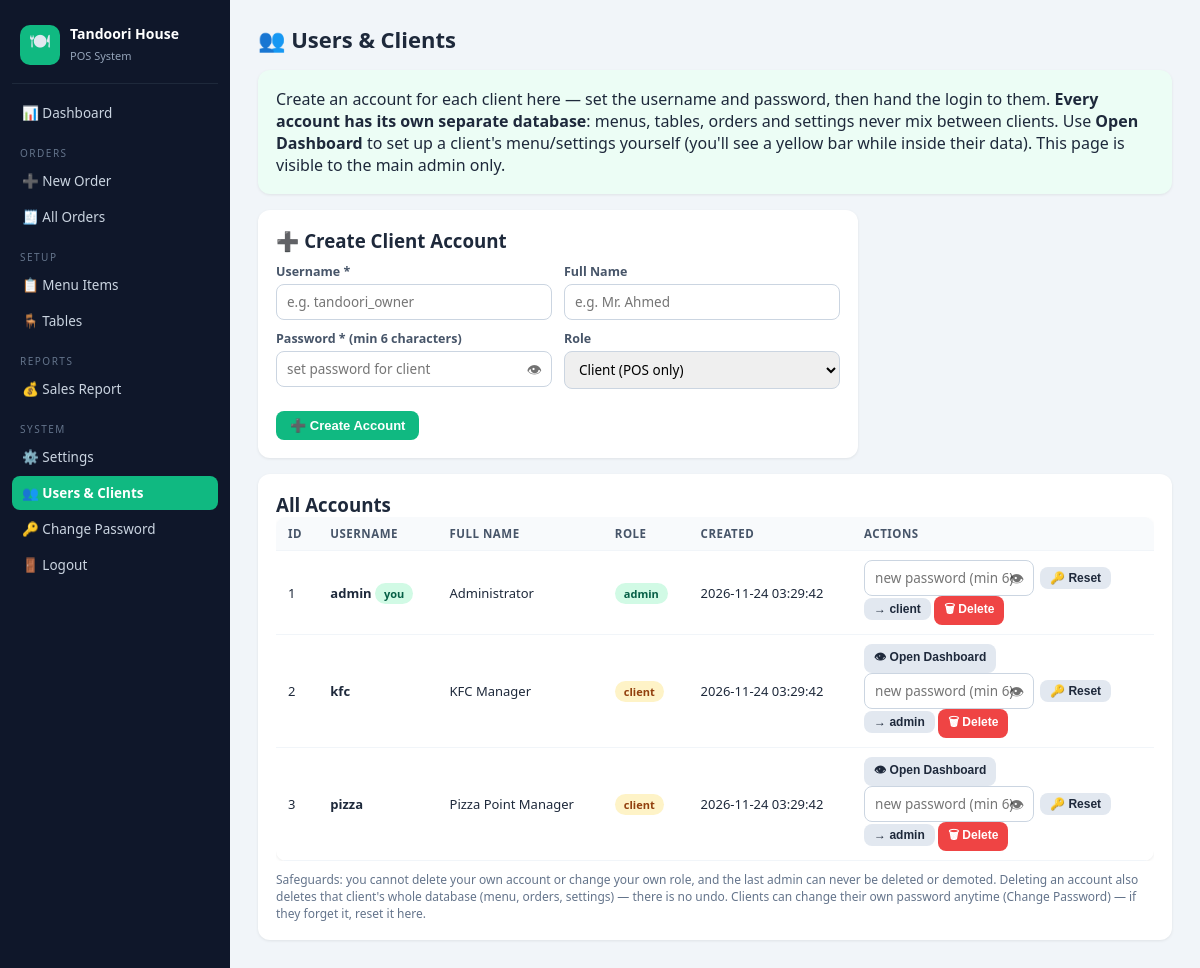
The app's page /users (signed in) with its own data.
### tables this page shows
CREATE TABLE users (
    id            INTEGER PRIMARY KEY AUTOINCREMENT,
    username      TEXT NOT NULL UNIQUE,
    password_hash TEXT NOT NULL,
    full_name     TEXT NOT NULL DEFAULT '',
    role          TEXT NOT NULL DEFAULT 'user' CHECK (role IN ('user', 'admin')),
    created_at    TEXT NOT NULL DEFAULT (datetime('now', 'localtime'))
);

### app.py (the view)
@app.route('/users')
@admin_required
def users_page():
    conn = users_db()
    try:
        users = conn.execute('SELECT * FROM users ORDER BY id').fetchall()
    finally:
        conn.close()
    return render_template('users.html', users=users)

### app.py (called while the page is built)
def tenant_path(uid):
    return os.path.join(TENANT_DIR, f'u{uid}.db')

def users_db():
    conn = sqlite3.connect(DB_PATH, timeout=10)
    conn.row_factory = sqlite3.Row
    conn.execute('PRAGMA busy_timeout = 8000')
    return conn

def get_db():
    uid = session.get('tenant_uid')
    path = tenant_path(uid) if uid else DB_PATH
    conn = sqlite3.connect(path, timeout=10)
    conn.row_factory = sqlite3.Row
    conn.execute('PRAGMA foreign_keys = ON')
    conn.execute('PRAGMA busy_timeout = 8000')  # gunicorn multi-worker lock race avoid
    return conn

@contextmanager
def db():
    conn = get_db()
    try:
        yield conn
    except BaseException:
        try:
            conn.rollback()
        except sqlite3.Error:
            pass
        raise
    else:
        try:
            conn.commit()
        except sqlite3.Error:
            conn.rollback()
            raise
    finally:
        conn.close()

def settings_row():
    if 'tenant_uid' not in session:
        return {}
    with db() as conn:
        row = conn.execute('SELECT * FROM restaurant_settings WHERE id = 1').fetchone()
        return dict(row) if row else {}

@app.context_processor
def inject_globals():
    return dict(settings=settings_row(), logged_in='user' in session,
                is_admin='user' in session and session['user'].get('role') == 'admin',
                impersonating=session.get('impersonating', False),
                tenant_name=session.get('tenant_name', ''))

def admin_required(fn):
    from functools import wraps
    @wraps(fn)
    def wrapper(*args, **kwargs):
        if 'user' not in session:
            return redirect(url_for('login', next=request.path))
        if session['user'].get('role') != 'admin':
            abort(403)
        return fn(*args, **kwargs)
    return wrapper

### templates/users.html (shortened to what this page needs)
{% extends 'base.html' %}
{% block content %}
<h1>👥 Users &amp; Clients</h1>
<div class="panel" style="background:#ecfdf5;">
  Create an account for each client here — set the username and password, then hand the login to them.
  <strong>Every account has its own separate database</strong>: menus, tables, orders and settings never mix
  between clients. Use <strong>Open Dashboard</strong> to set up a client's menu/settings yourself
  (you'll see a yellow bar while inside their data). This page is visible to the main admin only.
</div>
<div class="panel" style="max-width:600px;">
  <h3>➕ Create Client Account</h3>
  <form method="post" action="{{ url_for('user_add') }}">
    <div class="form-row" style="display:flex;gap:12px;flex-wrap:wrap;">
      <div style="flex:1;min-width:150px;">
        <label>Username *</label>
        <input type="text" name="username" placeholder="e.g. tandoori_owner" required>
      </div>
      <div style="flex:1;min-width:150px;">
        <label>Full Name</label>
        <input type="text" name="full_name" placeholder="e.g. Mr. Ahmed">
      </div>
    </div>
    <div class="form-row" style="display:flex;gap:12px;flex-wrap:wrap;">
      <div style="flex:1;min-width:150px;">
        <label>Password * (min 6 characters)</label>
        <div class="pw-field">
          <input type="password" name="password" placeholder="set password for client" required>
          <button type="button" class="pw-eye" tabindex="-1" title="Show password">👁</button>
        </div>
      </div>
      <div style="flex:1;min-width:150px;">
        <label>Role</label>
        <select name="role">
          <option value="user" selected>Client (POS only)</option>
        </select>
      </div>
    </div>
    <br>
    <button class="btn btn-primary">➕ Create Account</button>
  </form>
</div>
<div class="panel">
  <h3>All Accounts</h3>
  <div class="table-scroll">
  <table>
    <tr><th>ID</th><th>Username</th><th>Full Name</th><th>Role</th><th>Created</th><th>Actions</th></tr>
    {% for u in users %}
    <tr>
      <td>{{ u.id }}</td>
      <td><strong>{{ u.username }}</strong>{% if u.id == session['user']['id'] %} <span class="badge paid">you</span>{% endif %}</td>
      <td>{{ u.full_name or '—' }}</td>
      <td>
        {% if u.role == 'admin' %}<span class="badge paid">admin</span>
        {% else %}<span class="badge open">client</span>{% endif %}
      </td>
      <td>{{ u.created_at }}</td>
      <td>
        {% if u.id != session['user']['id'] %}
        <form method="post" action="{{ url_for('user_open', uid=u.id) }}" style="display:inline;">
          <button class="btn btn-sm" title="Open this account's dashboard to set it up">👁 Open Dashboard</button>
        </form>
        {% endif %}
        <form method="post" action="{{ url_for('user_password', uid=u.id) }}"
              style="display:flex;gap:6px;align-items:center;flex-wrap:wrap;">
          <div class="pw-field" style="width:170px;">
            <input type="password" name="password" placeholder="new password (min 6)">
            <button type="button" class="pw-eye" tabindex="-1" title="Show password">👁</button>
          </div>
          <button class="btn btn-sm">🔑 Reset</button>
        </form>
        <form method="post" action="{{ url_for('user_role', uid=u.id) }}" style="display:inline;">
          <button class="btn btn-sm" title="Toggle role"
            {% if u.id == session['user']['id'] or (u.role == 'admin' and users|selectattr('role','equalto','admin')|list|length == 1) %}disabled{% endif %}>
            {% if u.role == 'admin' %}→ client{% else %}→ admin{% endif %}
          </button>
        </form>
        <form method="post" action="{{ url_for('user_delete', uid=u.id) }}"
              onsubmit="return confirm('Delete account {{ u.username }}?');" style="display:inline;">
          <button class="btn btn-sm btn-danger"
            {% if u.id == session['user']['id'] or (u.role == 'admin' and users|selectattr('role','equalto','admin')|list|length == 1) %}disabled{% endif %}>🗑 Delete</button>
        </form>
      </td>
    </tr>
    {% else %}
    <tr><td colspan="6" style="color:#64748b;">No accounts yet.</td></tr>
    {% endfor %}
  </table>
  </div>
  <p style="color:#64748b;font-size:12px;margin-top:10px;">
    Safeguards: you cannot delete your own account or change your own role, and the last admin can never be
    deleted or demoted. Deleting an account also deletes that client's whole database (menu, orders, settings) —
    there is no undo. Clients can change their own password anytime (Change Password) — if they forget it, reset it here.
  </p>
</div>
{% endblock %}

### templates/base.html (shortened to what this page needs)
<!DOCTYPE html>
<html lang="en">
<head>
<link rel="stylesheet" href="{{ url_for('static', filename='style.css') }}">
</head>
<body>
<aside class="sidebar" id="sidebar">
  <div class="brand">
    <span class="brand-logo">🍽</span>
    <div class="brand-text">
      <strong>{{ settings.restaurant_name or 'Restaurant POS' }}</strong>
      <small>{% if impersonating %}Viewing: {{ tenant_name }}{% else %}POS System{% endif %}</small>
    </div>
  </div>
  <nav>
    <a href="{{ url_for('dashboard') }}" class="{{ 'active' if request.path == '/' }}">📊 Dashboard</a>
    <div class="nav-group">ORDERS</div>
    <a href="{{ url_for('order_new') }}" class="{{ 'active' if request.path == '/orders/new' }}">➕ New Order</a>
    <a href="{{ url_for('order_list') }}" class="{{ 'active' if request.path == '/orders' }}">🧾 All Orders</a>
    <div class="nav-group">SETUP</div>
    <a href="{{ url_for('menu_page') }}" class="{{ 'active' if request.path == '/menu' }}">📋 Menu Items</a>
    <a href="{{ url_for('tables_page') }}" class="{{ 'active' if request.path == '/tables' }}">🪑 Tables</a>
    <div class="nav-group">REPORTS</div>
    <a href="{{ url_for('sales') }}" class="{{ 'active' if request.path == '/sales' }}">💰 Sales Report</a>
    <div class="nav-group">SYSTEM</div>
    <a href="{{ url_for('settings_page') }}" class="{{ 'active' if request.path == '/settings' }}">⚙️ Settings</a>
    {% if is_admin %}
    <a href="{{ url_for('users_page') }}" class="{{ 'active' if request.path == '/users' }}">👥 Users &amp; Clients</a>
    {% endif %}
    <a href="{{ url_for('password') }}">🔑 Change Password</a>
    <a href="{{ url_for('logout') }}">🚪 Logout</a>
  </nav>
</aside>
<main class="main">
  {% block content %}{% endblock %}
</main>
</body>
</html>

### static/style.css (style rules this page uses)
* { margin: 0; padding: 0; box-sizing: border-box; }
body { font-family: 'Segoe UI', system-ui, sans-serif; background: #f1f5f9; color: #1e293b; display: flex; min-height: 100vh; }
.sidebar { width: 230px; background: #0f172a; color: #e2e8f0; padding: 18px 12px; position: fixed; top: 0; bottom: 0; overflow-y: auto; }
.brand { display: flex; align-items: center; gap: 10px; padding: 6px 8px 18px; border-bottom: 1px solid #1e293b; margin-bottom: 12px; }
.brand-logo { width: 40px; height: 40px; background: #10b981; border-radius: 10px; display: flex; align-items: center; justify-content: center; font-size: 20px; }
.brand-text strong { display: block; font-size: 14px; color: #fff; }
.brand-text small { color: #94a3b8; font-size: 11px; }
.nav-group { font-size: 10px; letter-spacing: 1.5px; color: #64748b; padding: 14px 8px 4px; }
.sidebar nav a { display: block; padding: 8px 10px; border-radius: 8px; color: #cbd5e1; text-decoration: none; font-size: 13.5px; margin-bottom: 2px; }
.sidebar nav a.active { background: #10b981; color: #fff; font-weight: 600; }
.main { margin-left: 230px; padding: 24px 28px; flex: 1; max-width: 1200px; }
h1 { font-size: 22px; margin-bottom: 16px; }
table { width: 100%; border-collapse: collapse; background: #fff; border-radius: 10px; overflow: hidden; box-shadow: 0 1px 3px rgba(0,0,0,.08); }
th, td { padding: 9px 12px; text-align: left; font-size: 13px; border-bottom: 1px solid #f1f5f9; }
th { background: #f8fafc; color: #475569; font-size: 11.5px; text-transform: uppercase; letter-spacing: .5px; }
.btn { display: inline-block; padding: 7px 14px; border-radius: 8px; border: none; cursor: pointer; font-size: 13px; font-weight: 600; text-decoration: none; background: #e2e8f0; color: #1e293b; }
.btn-primary { background: #10b981; color: #fff; }
.btn-danger { background: #ef4444; color: #fff; }
.btn-sm { padding: 4px 10px; font-size: 12px; }
.badge { padding: 3px 9px; border-radius: 999px; font-size: 11px; font-weight: 600; }
.badge.open { background: #fef3c7; color: #92400e; }
.badge.paid { background: #d1fae5; color: #065f46; }
.pw-field { position: relative; }
.pw-field input { padding-right: 40px; }
.pw-eye { position: absolute; right: 6px; top: 50%; transform: translateY(-50%); background: none; border: none; cursor: pointer; font-size: 15px; line-height: 1; padding: 6px 4px; opacity: .55; }
.panel { background: #fff; border-radius: 12px; padding: 18px; box-shadow: 0 1px 3px rgba(0,0,0,.08); margin-bottom: 16px; }
label { font-size: 12.5px; font-weight: 600; color: #475569; display: block; margin: 10px 0 4px; }
input[type=text], input[type=number], input[type=date], input[type=password], select, textarea { width: 100%; padding: 8px 10px; border: 1px solid #cbd5e1; border-radius: 8px; font-size: 13.5px; font-family: inherit; }
.form-row { display: grid; grid-template-columns: repeat(auto-fit, minmax(180px, 1fr)); gap: 12px; }
.table-scroll { overflow-x: auto; }

### records on screen
users: id "1", username "admin", shows "you", full_name "Administrator", role "admin", created_at "2026-11-24 03:29:42"
users: id "2", username "kfc", full_name "KFC Manager", role "client", created_at "2026-11-24 03:29:42"
users: id "3", username "pizza", full_name "Pizza Point Manager", role "client", created_at "2026-11-24 03:29:42"

### other values on screen
{{ settings.restaurant_name or 'Restaurant POS' }} "Tandoori House"
